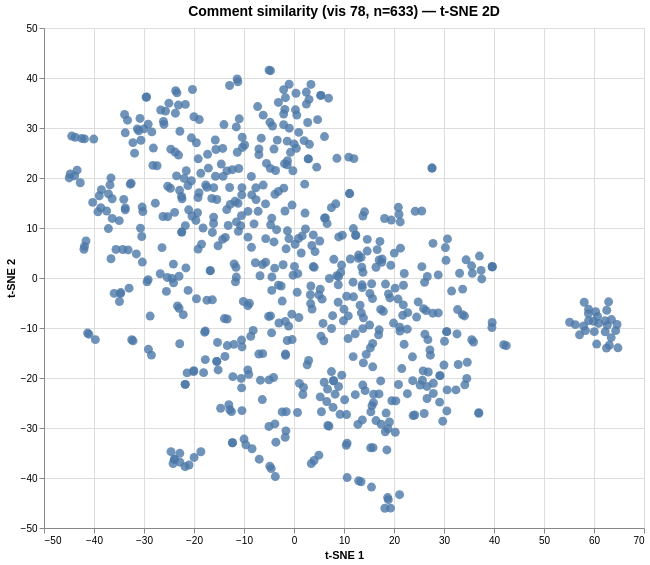

Vega-Lite specification stored for this chart:
### Vega specification from a JSON file in a GitHub repository (floating-point values rounded to 4 significant figures; data arrays with more than 128 entries replaced by an {"elided": "..."} marker saying what was removed)
{"$schema": "https://vega.github.io/schema/vega/v6.json", "data": [{"name": "param_1e9efca18e7a2868_store"}, {"name": "source_0", "values": {"elided": "633 records"}}, {"name": "source_0_x_domain_dim_1", "values": [{"min": -44.95, "max": 64.78}]}, {"name": "source_0_y_domain_dim_2", "values": [{"min": -46.05, "max": 41.58}]}], "signals": [{"name": "unit", "value": {}, "on": [{"events": "pointermove", "update": "isTuple(group()) ? group() : unit"}]}, {"name": "param_1e9efca18e7a2868", "update": "vlSelectionResolve(\"param_1e9efca18e7a2868_store\", \"union\")"}, {"name": "param_1e9efca18e7a2868_dim_1", "on": [{"events": [{"source": "view", "type": "dblclick"}], "update": "null"}, {"events": {"signal": "param_1e9efca18e7a2868_translate_delta"}, "update": "panLinear(param_1e9efca18e7a2868_translate_anchor.extent_x, -param_1e9efca18e7a2868_translate_delta.x / width)"}, {"events": {"signal": "param_1e9efca18e7a2868_zoom_delta"}, "update": "zoomLinear(domain(\"x\"), param_1e9efca18e7a2868_zoom_anchor.x, param_1e9efca18e7a2868_zoom_delta)"}]}, {"name": "param_1e9efca18e7a2868_dim_2", "on": [{"events": [{"source": "view", "type": "dblclick"}], "update": "null"}, {"events": {"signal": "param_1e9efca18e7a2868_translate_delta"}, "update": "panLinear(param_1e9efca18e7a2868_translate_anchor.extent_y, param_1e9efca18e7a2868_translate_delta.y / height)"}, {"events": {"signal": "param_1e9efca18e7a2868_zoom_delta"}, "update": "zoomLinear(domain(\"y\"), param_1e9efca18e7a2868_zoom_anchor.y, param_1e9efca18e7a2868_zoom_delta)"}]}, {"name": "param_1e9efca18e7a2868_tuple", "on": [{"events": [{"signal": "param_1e9efca18e7a2868_dim_1 || param_1e9efca18e7a2868_dim_2"}], "update": "param_1e9efca18e7a2868_dim_1 && param_1e9efca18e7a2868_dim_2 ? {unit: \"\", fields: param_1e9efca18e7a2868_tuple_fields, values: [param_1e9efca18e7a2868_dim_1,param_1e9efca18e7a2868_dim_2]} : null"}]}, {"name": "param_1e9efca18e7a2868_tuple_fields", "value": [{"field": "dim_1", "channel": "x", "type": "R"}, {"field": "dim_2", "channel": "y", "type": "R"}]}, {"name": "param_1e9efca18e7a2868_translate_anchor", "value": {}, "on": [{"events": [{"source": "scope", "type": "pointerdown"}], "update": "{x: x(unit), y: y(unit), extent_x: domain(\"x\"), extent_y: domain(\"y\")}"}]}, {"name": "param_1e9efca18e7a2868_translate_delta", "value": {}, "on": [{"events": [{"source": "window", "between": [{"source": "scope", "type": "pointerdown"}, {"source": "window", "type": "pointerup"}], "consume": true, "type": "pointermove"}], "update": "{x: param_1e9efca18e7a2868_translate_anchor.x - x(unit), y: param_1e9efca18e7a2868_translate_anchor.y - y(unit)}"}]}, {"name": "param_1e9efca18e7a2868_zoom_anchor", "on": [{"events": [{"source": "scope", "consume": true, "type": "wheel"}], "update": "{x: invert(\"x\", x(unit)), y: invert(\"y\", y(unit))}"}]}, {"name": "param_1e9efca18e7a2868_zoom_delta", "on": [{"events": [{"source": "scope", "type": "wheel", "consume": true}], "update": "pow(1.001, event.deltaY * pow(16, event.deltaMode))", "force": true}]}, {"name": "param_1e9efca18e7a2868_modify", "on": [{"events": {"signal": "param_1e9efca18e7a2868_tuple"}, "update": "modify(\"param_1e9efca18e7a2868_store\", param_1e9efca18e7a2868_tuple, true)"}]}], "marks": [{"type": "symbol", "name": "marks", "from": {"data": "source_0"}, "encode": {"update": {"opacity": {"value": 0.8}, "shape": {"value": "circle"}, "size": {"value": 80}, "x": {"field": "dim_1", "scale": "x"}, "y": {"field": "dim_2", "scale": "y"}, "tooltip": {"signal": "{\"Comment #\": format(datum[\"index\"], \"\"), \"Comment\": isValid(datum[\"comment\"]) ? datum[\"comment\"] : \"\"+datum[\"comment\"]}"}, "fill": {"value": "#4c78a8"}}}, "interactive": true, "clip": true, "style": ["circle"]}], "scales": [{"name": "x", "type": "linear", "domain": [{"signal": "(data(\"source_0_x_domain_dim_1\")[0] || {}).min"}, {"signal": "(data(\"source_0_x_domain_dim_1\")[0] || {}).max"}], "range": [0, {"signal": "width"}], "zero": true, "domainRaw": {"signal": "param_1e9efca18e7a2868[\"dim_1\"]"}, "nice": true}, {"name": "y", "type": "linear", "domain": [{"signal": "(data(\"source_0_y_domain_dim_2\")[0] || {}).min"}, {"signal": "(data(\"source_0_y_domain_dim_2\")[0] || {}).max"}], "range": [{"signal": "height"}, 0], "nice": true, "domainRaw": {"signal": "param_1e9efca18e7a2868[\"dim_2\"]"}, "zero": true}], "axes": [{"scale": "x", "ticks": false, "maxExtent": 0, "zindex": 0, "labels": false, "gridScale": "y", "aria": false, "tickCount": {"signal": "ceil(width/40)"}, "orient": "bottom", "grid": true, "minExtent": 0, "domain": false}, {"scale": "y", "tickCount": {"signal": "ceil(height/40)"}, "gridScale": "x", "maxExtent": 0, "aria": false, "ticks": false, "grid": true, "minExtent": 0, "labels": false, "zindex": 0, "domain": false, "orient": "left"}, {"scale": "x", "zindex": 0, "grid": false, "tickCount": {"signal": "ceil(width/40)"}, "orient": "bottom", "title": "t-SNE 1", "labelFlush": true, "labelOverlap": true}, {"scale": "y", "orient": "left", "labelOverlap": true, "title": "t-SNE 2", "tickCount": {"signal": "ceil(height/40)"}, "grid": false, "zindex": 0}], "title": {"text": "Comment similarity (vis 78, n=633) — t-SNE 2D", "fontSize": 14, "frame": "group"}, "height": 500, "background": "white", "style": "cell", "padding": 5, "width": 600}
